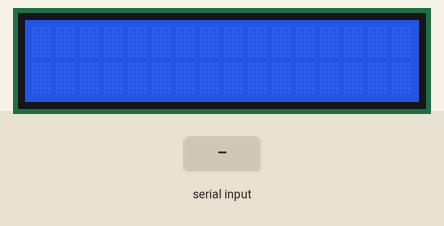
The sketch below on a simulated Arduino Uno, built with avr-gcc and run on an emulated ATmega328P. Shown: 16×2 character LCD. Inputs (shaded band) come from the test bench.

Above: at 1.2 s.
1.3 s: "90,45\n" received over Serial
At 2.1 s:
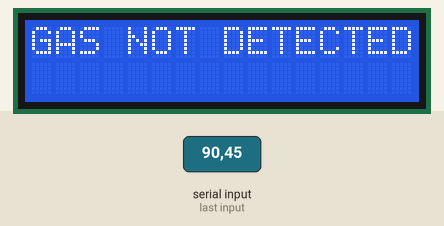
2.8 s: "91\n" received over Serial
At 3.2 s:
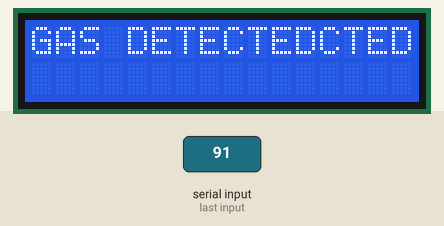
4.3 s: "101\n" received over Serial
At 5.5 s:
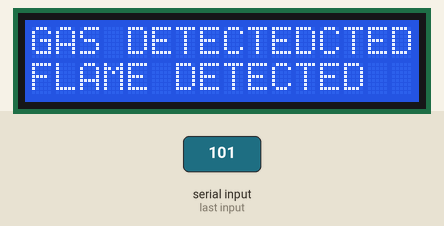
5.8 s: "90\n" received over Serial
At 6.7 s:
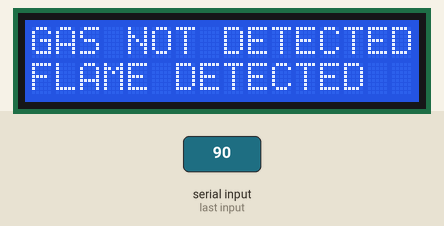
7.3 s: "100\n" received over Serial
At 7.9 s:
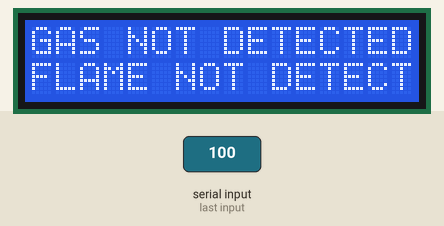
8.8 s: "91\n" received over Serial
At 10.2 s:
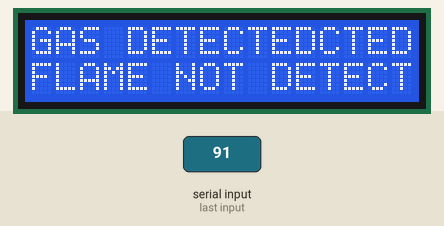
Timing chart, 0 to 11.3 s (numbered marks = the images above; inputs shaded):
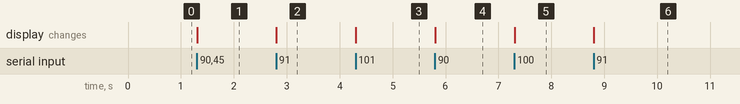

The sketch:

control_system.ino
```cpp
#include <Keypad.h>
#include<LiquidCrystal.h>

LiquidCrystal lcd(A0,A1,A2,A3,A4,A5);
const byte ROWS = 4; //empat baris
const byte COLS = 3; //tiga kolom
char keys[ROWS][COLS] = {
  {'1','2','3'},
  {'4','5','6'},
  {'7','8','9'},
  {'*','0','#',}
};
byte rowPins[ROWS] = {2,3,4,5}; //connect to the row pinouts of the keypad
byte colPins[COLS] = {6,7,8}; //connect to the column pinouts of the keypad

Keypad keypad = Keypad(makeKeymap(keys),rowPins,colPins,ROWS,COLS);
int KeyCheck = 0;

void setup(){
  Serial.begin(9600);
  lcd.begin(16,2);
  for(int i=2;i<9;i++){
    pinMode(i,OUTPUT);
  }
}

void loop(){
  char key = keypad.getKey();
   if (key)
  {
    if(key == '1'){KeyCheck = 1; Serial.print("1");}
    if(key == '2'){KeyCheck = 1; Serial.print("2");}
    if(key == '3'){KeyCheck = 1; Serial.print("3");}

    if(key == '4'){KeyCheck = 1; Serial.print("4");}
    if(key == '5'){KeyCheck = 1; Serial.print("5");}
    if(key == '6'){KeyCheck = 1; Serial.print("6");}

    if(key == '7'){KeyCheck = 1; Serial.print("7");}
    if(key == '8'){KeyCheck = 1; Serial.print("8");}
    if(key == '9'){KeyCheck = 1; Serial.print("9");}

    if(key == '*'){KeyCheck = 1; Serial.print("*");}
    if(key == '0'){KeyCheck = 1; Serial.print("0");}
    if(key == '#'){KeyCheck = 1; Serial.print("#");}
    if(KeyCheck == 0){Serial.print(key);}
    KeyCheck = 0;
  }
  if(Serial.available()>0){
    int k = Serial.parseInt();
    if(k == 91){
      lcd.setCursor(0,0);
      lcd.print("GAS DETECTED");
    }
    else if(k == 90){
      lcd.setCursor(0,0);
      lcd.print("GAS NOT DETECTED");
    }
    else if(k == 101){
      lcd.setCursor(0,1);
      lcd.print("FLAME DETECTED");
    }
    else if(k == 100){
      lcd.setCursor(0,1);
      lcd.print("FLAME NOT DETECTED");
    }
  }
}
```

Measured:
- after the input at 1.3 s, the display: changes at once (image 1)
- after the input at 2.8 s, the display: changes at once (image 2)
- after the input at 4.3 s, the display: changes at once (image 3)
- after the input at 5.8 s, the display: changes at once (image 4)
- after the input at 7.3 s, the display: changes at once (image 5)
- after the input at 8.8 s, the display: changes at once (image 6)
